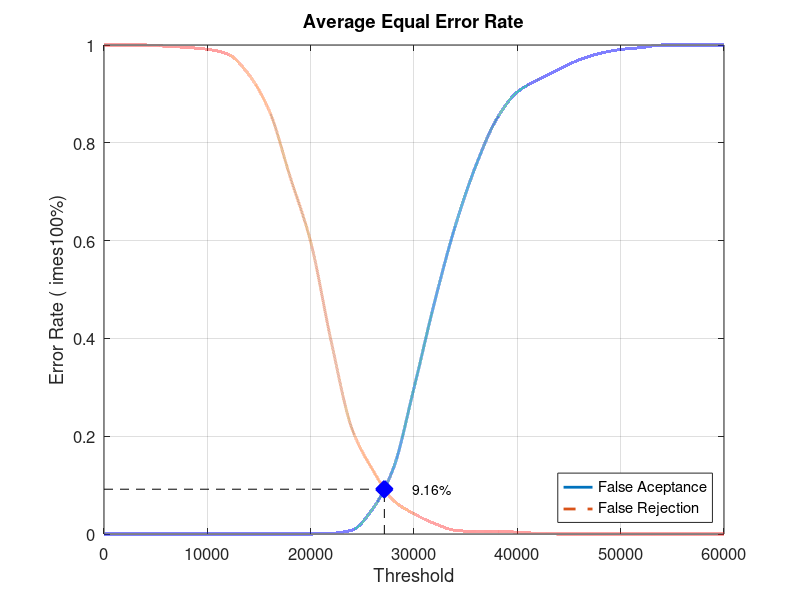
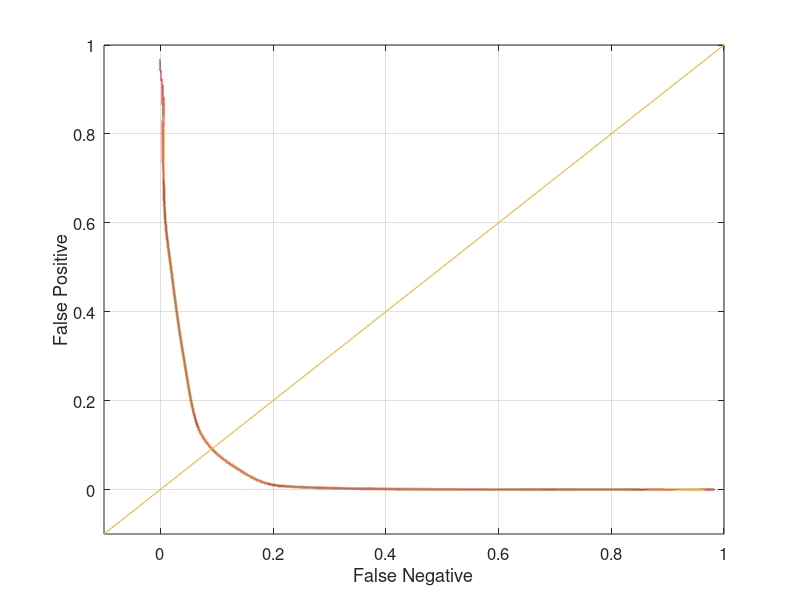

The MATLAB source for these figures, in order:
close all;
clear;
clc;
x = 0:2000:60000;
xq = 0:0.5:60000;

y0 = [0 0 0 0 0 0 0 0 0 0 0 0.00131579 0.00789474 0.0513158 0.134211 0.298684 0.475 0.630263 0.753947 0.848684 0.903947 0.928947 0.95 0.969737 0.982895 0.99079 0.994737 1 1 1 1]
yy0 = interp1(x, y0, xq, 'pchip');
y1 = [1 1 1 0.9975 0.995 0.99125 0.98125 0.94 0.865 0.73125 0.5975 0.3925 0.215 0.13125 0.06875 0.04125 0.02125 0.0075 0.005 0.005 0.00375 0.00125 0 0 0 0 0 0 0 0 0]
yy1 = interp1(x, y1, xq, 'pchip');

% Calculating EER: 
y2 = abs(y0 - y1);
find(y2 == min(y2))
yy2 = abs(yy0 - yy1);
xEER = find(yy2 == min(yy2));
xEERIndex = xq(xEER) % X-axis EER
yEER = yy0(xEER) % Y-axis EER

main = figure
plot(xq, yy0,'-','LineWidth', 2);	hold on
plot(xq, yy1,'--','LineWidth', 2);	hold on
plot([xEERIndex xEERIndex], [0 yEER], 'k--');	hold on
plot([0 xEERIndex], [yEER yEER], 'k--');	hold on
plot(xEERIndex, yEER, 'bx', 'LineWidth', 10);	hold on
text(xEERIndex + 10 * xEERIndex / 100, yEER, [num2str(round((10000 * yEER)) / 100) '%'])
legend('False Aceptance', 'False Rejection', 'Location', 'SouthEast')
xlabel('Threshold')
ylabel('Error Rate (	imes100%)')
title('Average Equal Error Rate')
set(gca, 'FontSize', 12)
axis([0 60000 0 1])
grid on

print(main, 'Experiment4AverageMain', '-dpng');
FNRxFPR = figure('Color', [1 1 1]);
plot(yy1, yy0, '-', yy1, yy0, 'LineWidth', 2);
hold on
y = -0.1:0.1:1
plot(y, y); 
set(gca, 'FontSize', 12)
xlabel('False Negative')
ylabel('False Positive')
axis([-0.1 1 -0.1 1])
set(gca, 'FontSize', 12)
grid on

print(FNRxFPR, 'Experiment4AverageFNRxFPR','-dpng');
